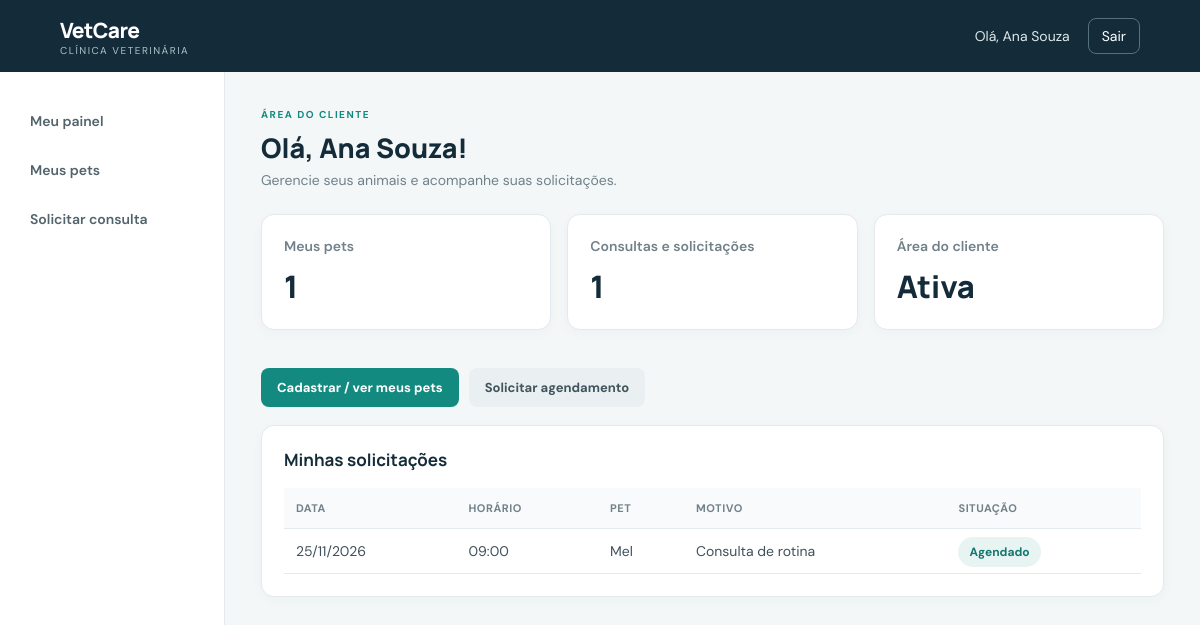
The app's page /cliente.php (signed in) with its own data.
### tables this page shows
CREATE TABLE agendamentos (
    id_agendamento INT AUTO_INCREMENT PRIMARY KEY,
    id_pet INT NOT NULL,
    data_agendamento DATE NOT NULL,
    horario TIME NOT NULL,
    motivo VARCHAR(255) NOT NULL,
    status ENUM('Solicitado','Agendado','Confirmado','Concluído','Cancelado') NOT NULL DEFAULT 'Solicitado',
    criado_em TIMESTAMP DEFAULT CURRENT_TIMESTAMP,
    CONSTRAINT fk_agendamento_pet FOREIGN KEY (id_pet)
      REFERENCES pets(id_pet) ON UPDATE CASCADE ON DELETE RESTRICT
);

CREATE TABLE pets (
    id_pet INT AUTO_INCREMENT PRIMARY KEY,
    id_tutor INT NOT NULL,
    nome VARCHAR(100) NOT NULL,
    especie VARCHAR(50) NOT NULL,
    raca VARCHAR(80) NULL,
    idade INT NULL,
    observacoes TEXT NULL,
    criado_em TIMESTAMP DEFAULT CURRENT_TIMESTAMP,
    CONSTRAINT fk_pet_tutor FOREIGN KEY (id_tutor)
      REFERENCES tutores(id_tutor) ON UPDATE CASCADE ON DELETE RESTRICT
);

### cliente.php (the view, shortened to what this page needs)
<?php
require_once __DIR__ . '/funcoes.php';
$idTutor=(int)($_SESSION['usuario_tutor_id']??0);
$stmt=$conexao->prepare('SELECT COUNT(*) total FROM pets WHERE id_tutor=?');$stmt->bind_param('i',$idTutor);$stmt->execute();$totalPets=(int)$stmt->get_result()->fetch_assoc()['total'];
$stmt=$conexao->prepare("SELECT COUNT(*) total FROM agendamentos a JOIN pets p ON p.id_pet=a.id_pet WHERE p.id_tutor=? AND a.status NOT IN ('Cancelado','Concluído')");$stmt->bind_param('i',$idTutor);$stmt->execute();$totalAg=(int)$stmt->get_result()->fetch_assoc()['total'];
$stmt=$conexao->prepare("SELECT a.data_agendamento,a.horario,a.motivo,a.status,p.nome pet FROM agendamentos a JOIN pets p ON p.id_pet=a.id_pet WHERE p.id_tutor=? AND a.status <> 'Concluído' ORDER BY a.data_agendamento DESC,a.horario DESC LIMIT 8");$stmt->bind_param('i',$idTutor);$stmt->execute();$lista=$stmt->get_result();
?>
<div class="page-heading"><div><p class="eyebrow">ÁREA DO CLIENTE</p><h1>Olá, <?=h($_SESSION['usuario_nome'])?>!</h1><p class="muted">Gerencie seus animais e acompanhe suas solicitações.</p></div></div>
<div class="stats"><article class="stat"><span>Meus pets</span><strong><?=$totalPets?></strong></article><article class="stat"><span>Consultas e solicitações</span><strong><?=$totalAg?></strong></article><article class="stat"><span>Área do cliente</span><strong>Ativa</strong></article></div>
<div class="quick-actions"><a class="btn" href="meus_pets.php">Cadastrar / ver meus pets</a><a class="btn secondary" href="solicitar_agendamento.php">Solicitar agendamento</a></div>
<div class="panel"><h2>Minhas solicitações</h2><div class="table-wrap"><table><thead><tr><th>Data</th><th>Horário</th><th>Pet</th><th>Motivo</th><th>Situação</th></tr></thead><tbody><?php if(!$lista->num_rows):?><tr><td colspan="5">Você ainda não possui solicitações.</td></tr><?php else:while($a=$lista->fetch_assoc()):?><tr><td><?=date('d/m/Y',strtotime($a['data_agendamento']))?></td><td><?=h(substr($a['horario'],0,5))?></td><td><?=h($a['pet'])?></td><td><?=h($a['motivo'])?></td><td><span class="status"><?=h($a['status'])?></span></td></tr><?php endwhile;endif;?></tbody></table></div></div>

### assets/style.css (style rules this page uses)
:root { --navy:#142c3a;--teal:#138a80;--teal-dark:#0d6f68;--bg:#f3f7f8;--ink:#20313b;--muted:#71818a;--line:#e3eaed;--white:#fff }
* { box-sizing:border-box }
body { margin:0;background:var(--bg);color:var(--ink);font-family:'DM Sans',sans-serif;font-size:14px }
.page-heading { display:flex;justify-content:space-between;align-items:center;margin-bottom:25px }
.eyebrow { font-size:10px;font-weight:700;letter-spacing:1.5px;color:var(--teal);margin:0 0 8px }
.page-heading h1,.login-card h1 { font:800 27px Manrope,sans-serif;margin:0 0 5px;color:var(--navy) }
.muted { color:var(--muted);margin:0 }
.date-pill,.status { background:#e8f4f2;color:#13776f;padding:7px 11px;border-radius:20px;font-size:12px;font-weight:700 }
.stats { display:grid;grid-template-columns:repeat(3,1fr);gap:16px;margin-bottom:20px }
.stat,.panel { background:white;border:1px solid var(--line);border-radius:13px;padding:22px;margin-bottom:18px;box-shadow:0 3px 12px #18384708 }
.stat span { display:block;color:var(--muted);font-weight:600 }
.stat strong { display:block;font:800 31px Manrope;color:var(--navy);margin-top:10px }
.panel h2 { font:700 17px Manrope;margin:0 0 17px;color:var(--navy) }
.table-wrap { overflow-x:auto }
table { width:100%;border-collapse:collapse;white-space:nowrap }
th { text-align:left;color:#72828a;font-size:11px;text-transform:uppercase;letter-spacing:.5px;background:#f8fafb }
td,th { padding:13px 12px;border-bottom:1px solid var(--line) }
td { color:#40515a }
.btn { display:inline-flex;align-items:center;justify-content:center;background:var(--teal);color:white;border:0;border-radius:8px;padding:11px 16px;font:700 13px 'DM Sans';text-decoration:none;cursor:pointer }
.btn.secondary { background:#eaf0f2;color:#41545d }
.quick-actions { display:flex;gap:10px;flex-wrap:wrap;margin-bottom:18px }

### records on screen
agendamentos: data_agendamento "25/11/2026", horario "09:00", id_pet.nome "Mel", motivo "Consulta de rotina", status "Agendado"

### other values on screen
$nome "Ana Souza"
$_SESSION['usuario_nome'] "Ana Souza"
$totalPets "1"
$totalAg "1"
